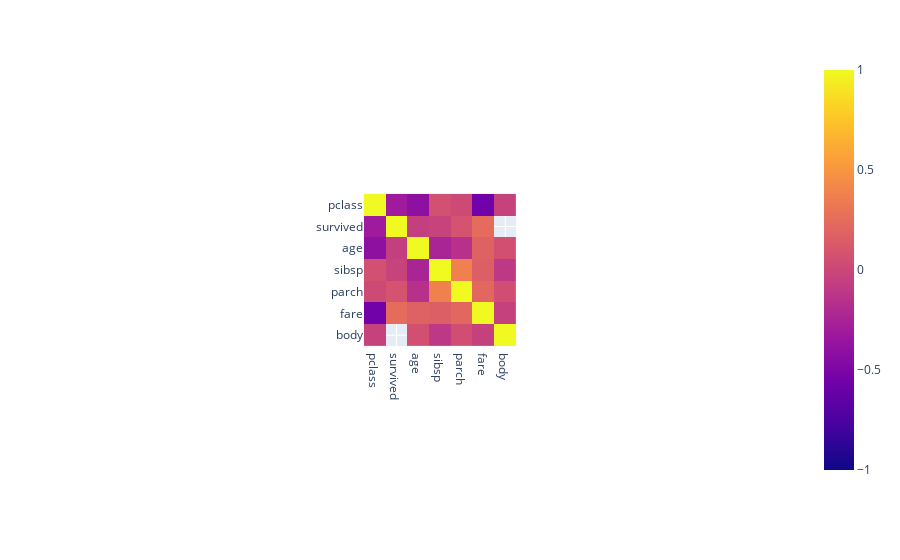

Here is the notebook cell this chart was saved with:
### Markdown cell above
### 2.3.0. Корреляционная матрица

### Code cell
corr_matrix = df.corr()  # Строим корелляционную матрицу
corr_matrix
px.imshow(corr_matrix, range_color=[-1,1])

### Figure 1 — Plotly figure (JSON) as saved in the notebook; plotly's stock layout.template omitted (floating-point values rounded to 4 significant figures)
{"data": [{"coloraxis": "coloraxis", "hovertemplate": "x: %{x}<br>y: %{y}<br>color: %{z}<extra></extra>", "name": "0", "type": "heatmap", "x": ["pclass", "survived", "age", "sibsp", "parch", "fare", "body"], "xaxis": "x", "y": ["pclass", "survived", "age", "sibsp", "parch", "fare", "body"], "yaxis": "y", "z": [[1, -0.3125, -0.4081, 0.06083, 0.01832, -0.5586, -0.03464], [-0.3125, 1, -0.05551, -0.02783, 0.08266, 0.2443, null], [-0.4081, -0.05551, 1, -0.2437, -0.1509, 0.1787, 0.05881], [0.06083, -0.02783, -0.2437, 1, 0.3736, 0.1602, -0.09996], [0.01832, 0.08266, -0.1509, 0.3736, 1, 0.2215, 0.0511], [-0.5586, 0.2443, 0.1787, 0.1602, 0.2215, 1, -0.04311], [-0.03464, null, 0.05881, -0.09996, 0.0511, -0.04311, 1]]}], "layout": {"autosize": true, "coloraxis": {"cmax": 1, "cmin": -1, "colorscale": [[0, "#0d0887"], [0.1111, "#46039f"], [0.2222, "#7201a8"], [0.3333, "#9c179e"], [0.4444, "#bd3786"], [0.5556, "#d8576b"], [0.6667, "#ed7953"], [0.7778, "#fb9f3a"], [0.8889, "#fdca26"], [1, "#f0f921"]]}, "margin": {"t": 60}, "xaxis": {"anchor": "y", "autorange": true, "constrain": "domain", "domain": [0.3942, 0.6058], "range": [-0.5, 6.5], "scaleanchor": "y", "type": "category"}, "yaxis": {"anchor": "x", "autorange": true, "constrain": "domain", "domain": [0, 1], "range": [6.5, -0.5], "type": "category"}}}
